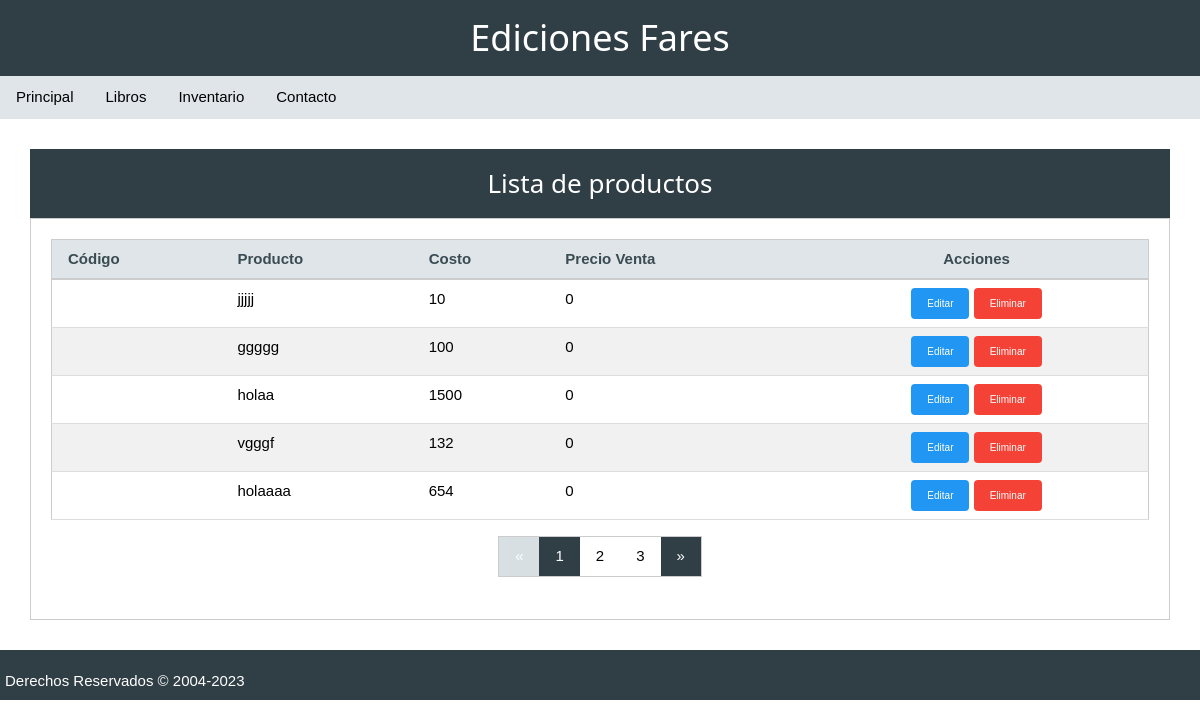
/Productospaginados.php, run on the app's committed database.
### tables this page shows
CREATE TABLE `inventario` (
  `Codigo` int(11) NOT NULL,
  `nom_producto` varchar(50) NOT NULL,
  `costo` decimal(11,0) NOT NULL,
  `porc_venta` decimal(11,0) NOT NULL,
  `precio_venta` int(11) NOT NULL,
  `imagen` int(11) DEFAULT NULL,
  `stock` int(11) NOT NULL,
  `fecha` date NOT NULL
);

### manipularprod.php (called while the page is built, shortened)
<?php
class modificarproducto {
    public static function totalRegistros() {
        $conexion = conect();
        $stmt = $conexion->query("SELECT COUNT(*) FROM inventario");
        return $stmt->fetchColumn();
    }
    public static function limitRegistros($inicio, $cantRegistros) {
        $conexion = conect();
        $stmt = $conexion->prepare("SELECT * FROM inventario LIMIT :inicio, :cant");
        $stmt->bindValue(':inicio', (int)$inicio, PDO::PARAM_INT);
        $stmt->bindValue(':cant', (int)$cantRegistros, PDO::PARAM_INT);
        $stmt->execute();
        return $stmt->fetchAll(PDO::FETCH_ASSOC);
    }
}
?>

### Productospaginados.php (the view, shortened to what this page needs)
<?php
require 'manipularprod.php';
$pagina = isset($_GET['pagina']) ? (int)$_GET['pagina'] : 1;
$cantRegistros = 5;
$inicio = ($pagina > 1) ? (($pagina * $cantRegistros) - $cantRegistros) : 0;
$totalregistros = modificarproducto::totalRegistros();
$listaproductos = modificarproducto::limitRegistros($inicio, $cantRegistros);
$numeropaginas = ceil($totalregistros / $cantRegistros);
?>
<!DOCTYPE html>
<html lang="es">
<head>
    <link rel="stylesheet" type="text/css" href="./EstilosCssF/dcoloresf.css">
    <link rel="stylesheet" type="text/css" href="./EstilosCssF/diseñocssf.css">
    <link rel="stylesheet" type="text/css" href="./EstilosCssF/w3.css">
</head>
<body>
    <header id="titulo1" class="fcolor-d5">
        <h1>Ediciones Fares</h1>
    </header>
    <nav class="fcolor-l4">
        <ul>
            <li><a href="#">Principal</a></li>
            <li><a href="#">Libros</a></li>
            <li class="f-desplegable">
                <a href="#" class="btndesplegable">Inventario</a>
            </li>
            <li><a href="#">Contacto</a></li>
        </ul>
    </nav>
    <main style="width: 95% !important; margin: 30px auto !important; padding: 0; box-sizing: border-box;">
        <div class="fcolor-d5" style="width: 100% !important; padding: 15px; text-align: center; box-sizing: border-box;">
            <h2 style="color: white; margin: 0; font-size: 26px;">Lista de productos</h2>
        </div>
        <div style="background: #ffffff; padding: 20px; border: 1px solid #ccc; width: 100% !important; box-sizing: border-box;">
            <table class="w3-table-all w3-hoverable" style="width: 100%;">
                <thead>
                    <tr class="fcolor-l4" style="border-bottom: 2px solid #ccc;">
                        <th>Código</th>
                        <th>Producto</th>
                        <th>Costo</th>
                        <th>Precio Venta</th>
                        <th class="w3-center">Acciones</th>
                    </tr>
                </thead>
                <tbody>
                    <?php foreach ($listaproductos as $fila): ?>
                    <tr>
                        <td><?php echo $fila['codigo']; ?></td>
                        <td><?php echo $fila['nom_producto']; ?></td>
                        <td><?php echo $fila['costo']; ?></td>
                        <td><?php echo $fila['precio_venta']; ?></td>
                        <td class="w3-center">
                            <a href="editprod.php?codigo=<?php echo $fila['codigo']; ?>" class="w3-button w3-blue w3-tiny w3-round">Editar</a>
                            <a href="eliminaprod.php?codigo=<?php echo $fila['codigo']; ?>" class="w3-button w3-red w3-tiny w3-round">Eliminar</a>
                        </td>
                    </tr>
                    <?php endforeach; ?>
                </tbody>
            </table>
            <div class="w3-center w3-padding-16">
                <div class="w3-bar w3-border">
                    <?php if ($pagina > 1): ?>
                        <a href="productospaginados.php?pagina=<?php echo $pagina - 1; ?>" class="w3-bar-item w3-button fcolor-l1">&laquo;</a>
                    <?php else: ?>
                        <span class="w3-bar-item w3-button fcolor-l1 w3-disabled">&laquo;</span>
                    <?php endif; ?>
                    <?php for ($i = 1; $i <= $numeropaginas; $i++): ?>
                        <a href="productospaginados.php?pagina=<?php echo $i; ?>" class="w3-bar-item w3-button <?php echo ($i == $pagina) ? 'fcolor-d5 w3-text-white' : 'w3-white'; ?>">
                            <?php echo $i; ?>
                        </a>
                    <?php endfor; ?>
                    <?php if ($pagina < $numeropaginas): ?>
                        <a href="productospaginados.php?pagina=<?php echo $pagina + 1; ?>" class="w3-bar-item w3-button fcolor-d5 w3-text-white">&raquo;</a>
                    <?php else: ?>
                        <span class="w3-bar-item w3-button fcolor-d5 w3-text-white w3-disabled">&raquo;</span>
                    <?php endif; ?>
                </div>
            </div>
        </div>
    </main>
    <footer class="fcolor-d5">
        <p>Derechos Reservados &copy; 2004-2023</p>
    </footer>
</body>
</html>

### EstilosCssF/dcoloresf.css (style rules this page uses)
.fcolor-l4 { color:#3a4b53 !important; background-color:#dfe5e8 !important; }
.fcolor-l1 { color:#fff !important; background-color:#7d97a5 !important; }
.fcolor-d5 { color:#fff !important; background-color:#303e45 !important; }

### EstilosCssF/diseñocssf.css (style rules this page uses)
html { font-family: 'Segoe UI', Tahoma, Geneva, Verdana, sans-serif; }
body { margin: 0px; }
#titulo1 { text-align: center; padding: 1px; background-color: rgb(42, 112, 112); }
ul { list-style-type:none; margin: 0; padding: 0; overflow: hidden; display: flex; }
li a, .btndesplegable { display: inline-block; color: rgb(0, 1, 2); text-align: center; padding: 10px 16px; text-decoration: none; }
footer { margin: auto; height: 50px; padding: 5px; }

### EstilosCssF/w3.css (style rules this page uses)
*,*:before,*:after { box-sizing:inherit }
html { -ms-text-size-adjust:100%;-webkit-text-size-adjust:100% }
body { margin:0 }
article,aside,details,figcaption,figure,footer,header,main,menu,nav,section { display:block }
a { background-color:transparent }
html,body { font-family:Verdana,sans-serif;font-size:15px;line-height:1.5 }
html { overflow-x:hidden }
h1 { font-size:36px }
h2 { font-size:30px }
h1,h2,h3,h4,h5,h6 { font-family:"Segoe UI",Arial,sans-serif;font-weight:400;margin:10px 0 }
a { color:inherit }
.w3-table,.w3-table-all { border-collapse:collapse;border-spacing:0;width:100%;display:table }
.w3-table-all { border:1px solid #ccc }
.w3-bordered tr,.w3-table-all tr { border-bottom:1px solid #ddd }
.w3-table-all tr:nth-child(odd) { background-color:#fff }
.w3-table-all tr:nth-child(even) { background-color:#f1f1f1 }
.w3-table td,.w3-table th,.w3-table-all td,.w3-table-all th { padding:8px 8px;display:table-cell;text-align:left;vertical-align:top }
.w3-table th:first-child,.w3-table td:first-child,.w3-table-all th:first-child,.w3-table-all td:first-child { padding-left:16px }
.w3-btn,.w3-button { border:none;display:inline-block;padding:8px 16px;vertical-align:middle;overflow:hidden;text-decoration:none;color:inherit;background-color:inherit;text-align:center;cursor:pointer;white-space:nowrap }
.w3-btn,.w3-button { -webkit-touch-callout:none;-webkit-user-select:none;-khtml-user-select:none;-moz-user-select:none;-ms-user-select:none;user-select:none }
.w3-disabled,.w3-btn:disabled,.w3-button:disabled { cursor:not-allowed;opacity:0.3 }
.w3-bar { width:100%;overflow:hidden }
.w3-center .w3-bar { display:inline-block;width:auto }
.w3-bar .w3-bar-item { padding:8px 16px;float:left;width:auto;border:none;display:block;outline:0 }
.w3-bar .w3-button { white-space:normal }
.w3-container:after,.w3-container:before,.w3-panel:after,.w3-panel:before,.w3-row:after,.w3-row:before,.w3-row-padding:after,.w3-row-padding:before, .w3-cell-row:before,.w3-cell-row:after,.w3-clear:after,.w3-clear:before,.w3-bar:before,.w3-bar:after { content:"";display:table;clear:both }
.w3-round,.w3-round-medium { border-radius:4px }
.w3-tiny { font-size:10px!important }
.w3-center { text-align:center!important }
.w3-border { border:1px solid #ccc!important }
.w3-padding-16 { padding-top:16px!important;padding-bottom:16px!important }
.w3-blue,.w3-hover-blue:hover { color:#fff!important;background-color:#2196F3!important }
.w3-red,.w3-hover-red:hover { color:#fff!important;background-color:#f44336!important }
.w3-white,.w3-hover-white:hover { color:#000!important;background-color:#fff!important }
.w3-text-white,.w3-hover-text-white:hover { color:#fff!important }

### data on the page
inventario: nom_producto "jjjjj", costo "10", precio_venta "0"
inventario: nom_producto "ggggg", costo "100", precio_venta "0"
inventario: nom_producto "holaa", costo "1500", precio_venta "0"
inventario: nom_producto "vgggf", costo "132", precio_venta "0"
inventario: nom_producto "holaaaa", costo "654", precio_venta "0"
